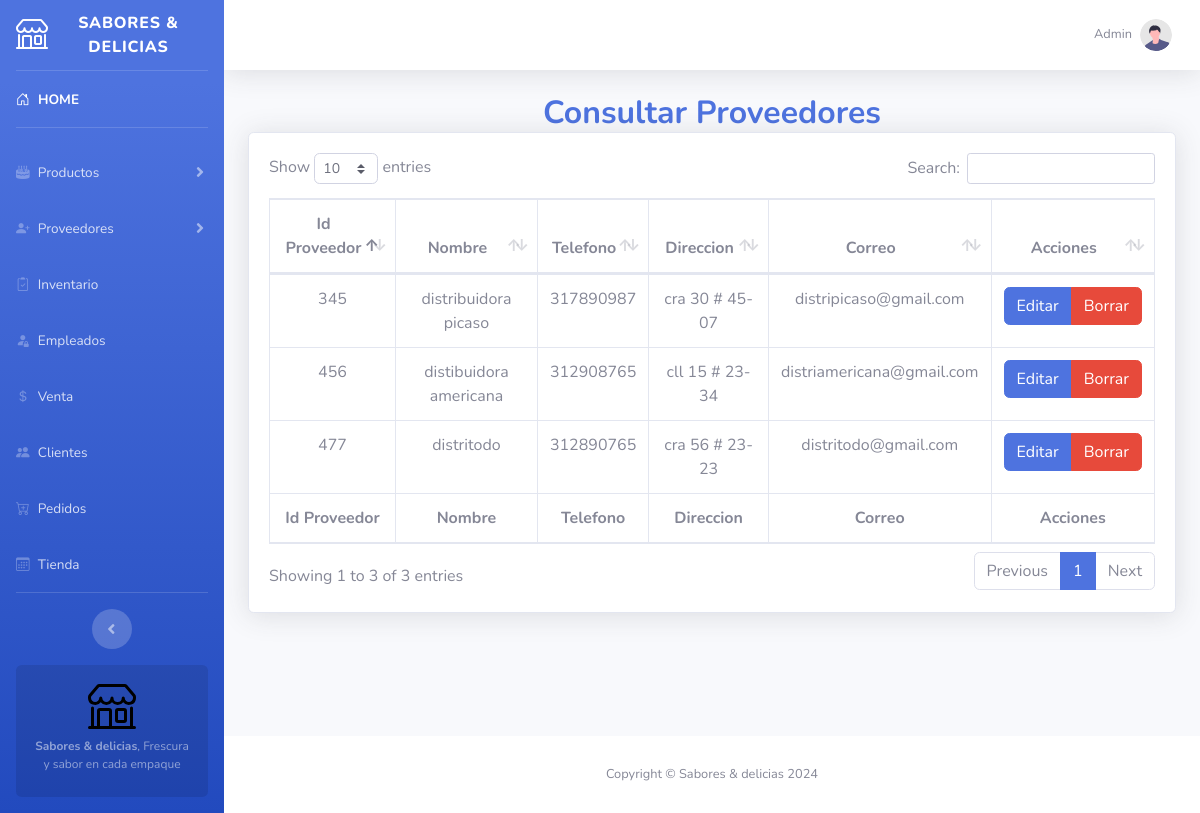
/consultar_proveedores.php, run on the app's committed database.
### tables this page shows
CREATE TABLE `proveedor` (
  `id_proveedor` int NOT NULL,
  `nombre` varchar(45) NOT NULL,
  `telefono` varchar(15) NOT NULL,
  `direccion` varchar(255) NOT NULL,
  `correo` varchar(255) NOT NULL,
  PRIMARY KEY (`id_proveedor`)
);

### consultar_proveedores.php (the view, shortened to what this page needs)
<?php
$objeto = new Conexion();
$conexion = $objeto->Conectar();
$consulta = "SELECT id_proveedor, nombre, telefono, direccion, correo FROM proveedor";
$resultado = $conexion->prepare($consulta);
$resultado->execute();
$data=$resultado->fetchAll(PDO::FETCH_ASSOC);
?>
<!DOCTYPE html>
<html lang="en">
<head>
    <link href="icons/font/bootstrap-icons.min.css" rel="stylesheet" type="text/css">
    <link href="vendor/fontawesome-free/css/all.min.css" rel="stylesheet" type="text/css">
    <link href="css/sb-admin-2.min.css" rel="stylesheet">
    <link href="vendor/datatables/dataTables.bootstrap4.min.css" rel="stylesheet">
</head>
<body id="page-top">
    <div id="wrapper">
        <ul class="navbar-nav bg-gradient-primary sidebar sidebar-dark accordion" id="accordionSidebar">
            <a class="sidebar-brand d-flex align-items-center justify-content-center" href="index.php">
                <div class="sidebar-brand-icon">
                    <i class="bi bi-shop"></i>
                </div>
                <div class="sidebar-brand-text mx-3">Sabores & delicias </div>
            </a>
            <hr class="sidebar-divider my-0">
            <li class="nav-item active">
                <a class="nav-link" href="index.php">
                <i class="bi bi-house-door"></i>
                    <span>HOME</span></a>
            </li>
            <hr class="sidebar-divider">
            <li class="nav-item">
                <a class="nav-link collapsed" href="#" data-toggle="collapse" data-target="#collapseTwo"
                    aria-expanded="true" aria-controls="collapseTwo">
                    <i class="bi bi-cake2-fill"></i>
                    <span>Productos</span>
                </a>
            </li>
            <li class="nav-item">
                <a class="nav-link collapsed" href="#" data-toggle="collapse" data-target="#collapseUtilities"
                    aria-expanded="true" aria-controls="collapseUtilities">
                    <i class="bi bi-person-plus-fill"></i>
                    <span>Proveedores</span>
                </a>
            </li>
            <li class="nav-item">
                <a class="nav-link" href="#">
                    <i class="bi bi-clipboard2-check"></i>
                    <span>Inventario</span></a>
            </li>
            <li class="nav-item">
                <a class="nav-link" href="#">
                    <i class="bi bi-person-fill-lock"></i>
                    <span>Empleados</span></a>
            </li>
            <li class="nav-item">
                <a class="nav-link" href="#">
                    <i class="bi bi-currency-dollar"></i>
                    <span>Venta</span></a>
            </li>
             <li class="nav-item">
                <a class="nav-link" href="#">
                    <i class="bi bi-people-fill"></i>
                    <span>Clientes</span></a>
            </li>
            <li class="nav-item">
                <a class="nav-link" href="#">
                    <i class="bi bi-cart-plus"></i>
                    <span>Pedidos</span></a>
            </li>
            <li class="nav-item">
                <a class="nav-link" href="#">
                    <i class="bi bi-calendar3"></i>
                    <span>Tienda</span></a>
            </li>
            <hr class="sidebar-divider d-none d-md-block">
            <div class="text-center d-none d-md-inline">
                <button class="rounded-circle border-0" id="sidebarToggle"></button>
            </div>
            <div class="sidebar-card d-none d-lg-flex">
                <img class="sidebar-card-illustration mb-2" src="img/shop.svg" alt="...">
                <p class="text-center mb-2"><strong>Sabores & delicias</strong>, Frescura y sabor en cada empaque</p>
            </div>
        </ul>
        <div id="content-wrapper" class="d-flex flex-column">
            <div id="content">
                <nav class="navbar navbar-expand navbar-light bg-white topbar mb-4 static-top shadow">
                    <ul class="navbar-nav ml-auto">
                        <li class="nav-item dropdown no-arrow">
                            <a class="nav-link dropdown-toggle" href="#" id="userDropdown" role="button"
                                data-toggle="dropdown" aria-haspopup="true" aria-expanded="false">
                                <span class="mr-2 d-none d-lg-inline text-gray-600 small">Admin</span>
                                <img class="img-profile rounded-circle"
                                    src="img/undraw_profile.svg">
                            </a>
                        </li>
                    </ul>
                </nav>
                <div class="container-fluid">
                    <h2 class="m-0 font-weight-bold text-primary text-center">Consultar Proveedores</h1>
                    <div class="card shadow mb-4">
                        <div class="card-body">
                            <div class="table-responsive">
                                <table class="table table-bordered" id="dataTable" width="100%" cellspacing="0">
                                    <thead class="text-center">
                                        <tr>
                                            <th>Id Proveedor</th>
                                            <th>Nombre</th>
                                            <th>Telefono</th>
                                            <th>Direccion</th>
                                            <th>Correo</th>
                                            <th>Acciones</th>
                                        </tr>
                                    </thead>
                                    <tfoot class="text-center">
                                        <tr>
                                            <th>Id Proveedor</th>
                                            <th>Nombre</th>
                                            <th>Telefono</th>
                                            <th>Direccion</th>
                                            <th>Correo</th>
                                            <th>Acciones</th>
                                        </tr>
                                    </tfoot>
                                    <tbody>
                                        <?php
                                        foreach($data as $dat) {
                                        ?>
                                        <tr class="text-center">
                                            <td><?php echo $dat['id_proveedor'] ?></td>
                                            <td><?php echo $dat['nombre'] ?></td>
                                            <td><?php echo $dat['telefono'] ?></td>
                                            <td><?php echo $dat['direccion'] ?></td>
                                            <td><?php echo $dat['correo'] ?></td>
                                            <td>
                                            <div class="text-center">
                                            <div class="btn-group">
                                                <button class=" btn btn-primary btbEditar">Editar</button>
                                                <button class=" btn btn-danger btnBorrar">Borrar</button>
                                            </div>
                                            </div>
                                            </td>
                                        </tr>
                                        <?php
                                        }
                                        ?>
                                    </tbody>
                                </table>
                            </div>
                        </div>
                    </div>
                </div>
            </div>
            <footer class="sticky-footer bg-white">
                <div class="container my-auto">
                    <div class="copyright text-center my-auto">
                        <span>Copyright &copy; Sabores & delicias 2024</span>
                    </div>
                </div>
            </footer>
        </div>
    </div>
</body>
</html>

### data on the page
proveedor: id_proveedor "345", nombre "distribuidora picaso", telefono "317890987", direccion "cra 30 # 45-07", correo "distripicaso@gmail.com"
proveedor: id_proveedor "456", nombre "distibuidora americana", telefono "312908765", direccion "cll 15 # 23-34", correo "distriamericana@gmail.com"
proveedor: id_proveedor "477", nombre "distritodo", telefono "312890765", direccion "cra 56 # 23-23", correo "distritodo@gmail.com"
